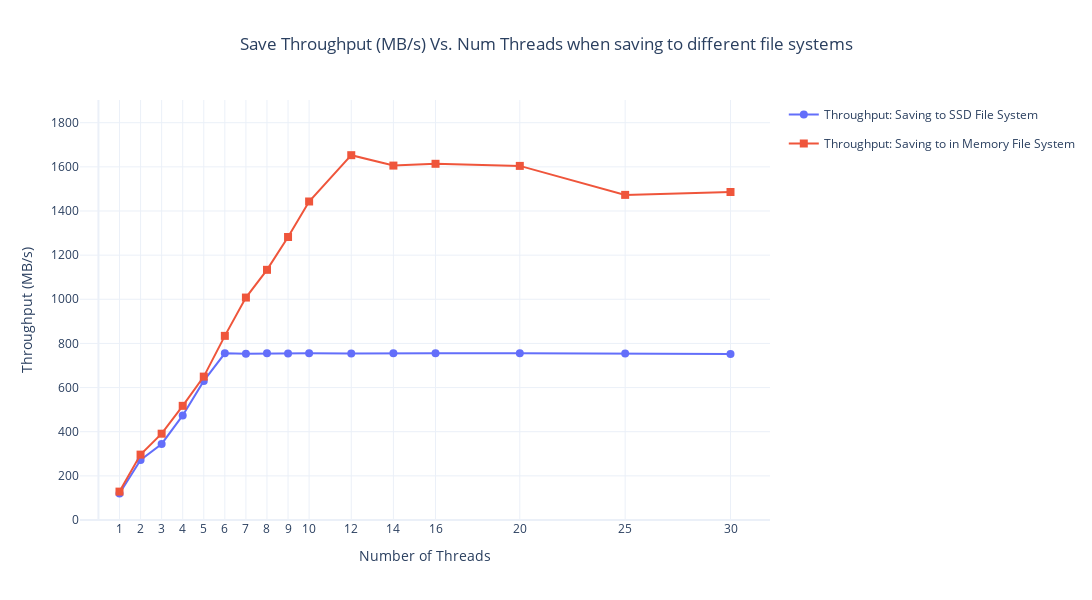

The cell this chart's notebook holds for it:
### Code cell
plot_performance_by_workload_on_threads([oneKB_strs, oneKB_strs_tempfs], ["Saving to SSD File System", "Saving to in Memory File System"], "Save Throughput (MB/s) Vs. Num Threads when saving to different file systems")

### Figure 1 — Plotly figure (JSON) as saved in the notebook; plotly's stock layout.template omitted (floating-point values rounded to 4 significant figures)
{"data": [{"legendgroup": "Saving to SSD File System", "line": {"color": "#636EFA", "width": 2}, "marker": {"size": 8, "symbol": "circle"}, "mode": "lines+markers", "name": "Throughput: Saving to SSD File System", "showlegend": true, "type": "scatter", "x": [1, 2, 3, 4, 5, 6, 7, 8, 9, 10, 12, 14, 16, 20, 25, 30], "xaxis": "x", "y": [120.3, 271.7, 344.6, 473.6, 630.0, 755.0, 753.7, 755.0, 754.8, 755.2, 753.9, 755.3, 755.0, 755.2, 754.2, 752.2], "yaxis": "y"}, {"legendgroup": "Saving to in Memory File System", "line": {"color": "#EF553B", "width": 2}, "marker": {"size": 8, "symbol": "square"}, "mode": "lines+markers", "name": "Throughput: Saving to in Memory File System", "showlegend": true, "type": "scatter", "x": [1, 2, 3, 4, 5, 6, 7, 8, 9, 10, 12, 14, 16, 20, 25, 30], "xaxis": "x", "y": [128.6, 296.2, 391.0, 517.2, 649.7, 834.2, 1008.0, 1133.0, 1282.0, 1443.0, 1653.0, 1606.0, 1614.0, 1604.0, 1473.0, 1486.0], "yaxis": "y"}], "layout": {"height": 600, "hovermode": "x unified", "showlegend": true, "title": {"text": "Save Throughput (MB/s) Vs. Num Threads when saving to different file systems", "x": 0.5}, "width": 1200, "xaxis": {"anchor": "y", "domain": [0, 1], "tickmode": "array", "tickvals": [1, 2, 3, 4, 5, 6, 7, 8, 9, 10, 12, 14, 16, 20, 25, 30], "title": {"text": "Number of Threads"}}, "yaxis": {"anchor": "x", "domain": [0, 1], "range": [0, 1903.0], "title": {"text": "Throughput (MB/s)"}}}}
